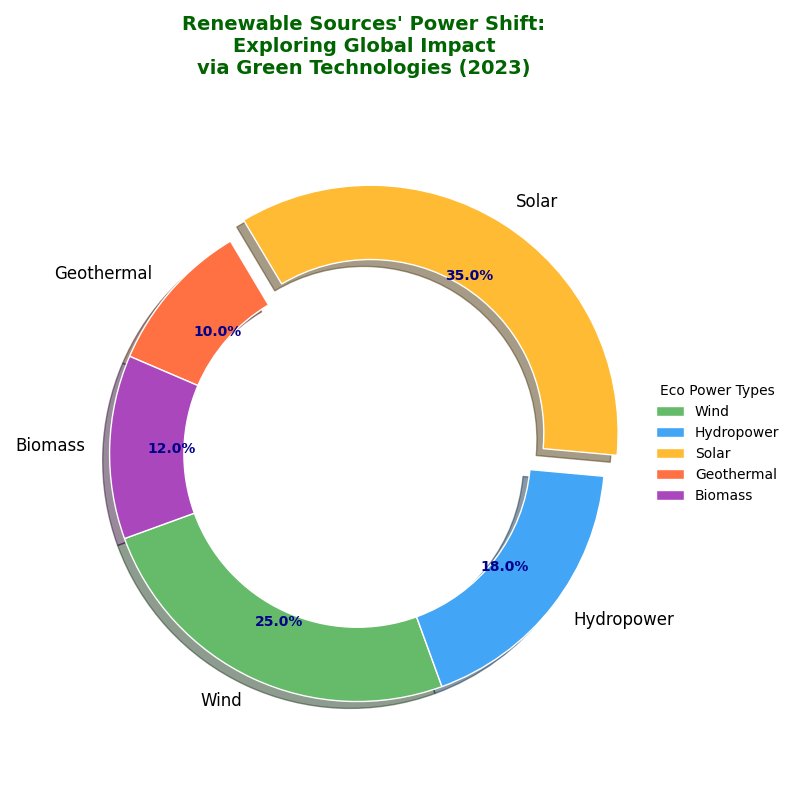

The script that drew this image:
import matplotlib.pyplot as plt

# Shuffled energy sources and their corresponding colors randomly
energy_sources = ['Wind', 'Hydropower', 'Solar', 'Geothermal', 'Biomass']
percentages = [25, 18, 35, 10, 12]

colors = ['#66BB6A', '#42A5F5', '#FFBB33', '#FF7043', '#AB47BC']

fig, ax = plt.subplots(figsize=(8, 8))

wedges, texts, autotexts = ax.pie(
    percentages,
    labels=energy_sources,
    autopct='%1.1f%%',
    startangle=200,
    colors=colors,
    pctdistance=0.75,
    wedgeprops=dict(width=0.3, edgecolor='w'),
    explode=[0.1 if energy == 'Solar' else 0 for energy in energy_sources],
    shadow=True
)

plt.setp(autotexts, size=10, weight='bold', color='darkblue')
plt.setp(texts, size=12)

ax.axis('equal')

plt.title("Renewable Sources' Power Shift:\nExploring Global Impact\nvia Green Technologies (2023)",
          pad=20, fontsize=14, fontweight='bold', color='darkgreen', ha='center')

ax.legend(wedges, energy_sources, title="Eco Power Types", loc='center left',
          bbox_to_anchor=(1, 0, 0.5, 1), fontsize='medium', frameon=False)

plt.tight_layout()

plt.show()
